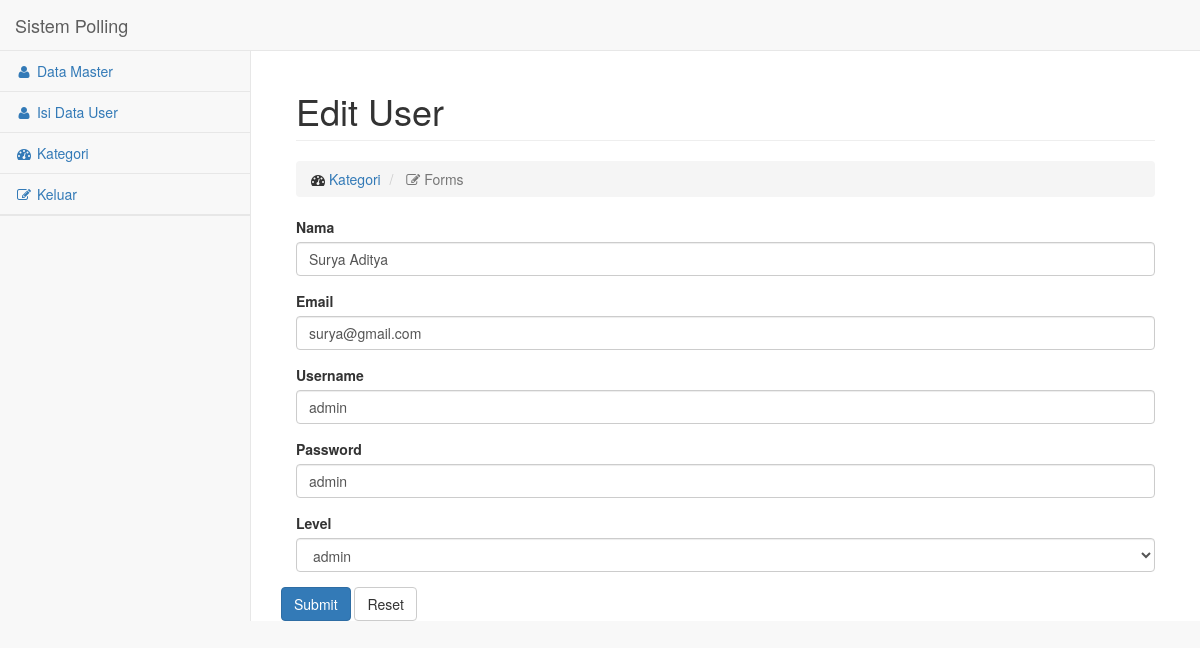
Screenshot of /edit_user.php?id=1 with the database file from the repository.
### tables this page shows
CREATE TABLE `user` (
  `id_user` int(30) NOT NULL,
  `nama` varchar(30) NOT NULL,
  `email` varchar(30) NOT NULL,
  `username` varchar(30) NOT NULL,
  `password` varchar(30) NOT NULL,
  `level` varchar(30) NOT NULL
);

### edit_user.php (the view, shortened to what this page needs)
<?php
include 'sideindex.php';
?>
<!DOCTYPE html>
<html lang="en">
<head>
</head>
<body>
        <div id="page-wrapper">
            <div class="container-fluid">
                <div class="row">
                    <div class="col-lg-12">
                        <h1 class="page-header">
                            Edit User
                        </h1>
                        <ol class="breadcrumb">
                            <li>
                                <i class="fa fa-dashboard"></i>  <a href="pageAdmin.php">Kategori</a>
                            </li>
                            <li class="active">
                                <i class="fa fa-edit"></i> Forms
                            </li>
                        </ol>
                    </div>
                </div>
                <?php
                    include 'connect.php';
                    $query = mysqli_query($connect,"select * from user where id_user='$_GET[id]'");
                    $data = mysqli_fetch_array($query)
                ?>
<form role="form" method='POST' action='edit_user_proses.php'>
<div class="form-group">
    <label>Nama</label>
    <input class="form-control" name="nama" value="<?php echo $data['nama']; ?>">
</div>
<div class="form-group">
    <label>Email</label>
    <input class="form-control" name="email" value="<?php echo $data['email']; ?>">
</div>
<div class="form-group">
    <label>Username</label>
    <input class="form-control" name="username" value="<?php echo $data['username']; ?>">
</div>
<div class="form-group">
    <label>Password</label>
    <input class="form-control" name="password" value="<?php echo $data['password']; ?>">
</div>
<div class="form-group">
    <label>Level</label>
    <select class="form-control" name="level">
    <option value="admin" <?= $data['level']=='admin' ? 'selected' : ''?>>admin</option>
</select>
</div>
</div>
<button type="submit" name="submit" class="btn btn-primary">Submit</button>
<button type="reset" name="reset" class="btn btn-default">Reset</button>
</div>
</body>
</html>

### rows the page displays
user: nama "Surya Aditya", email "surya@gmail.com", username "admin", password "admin", level "admin"
